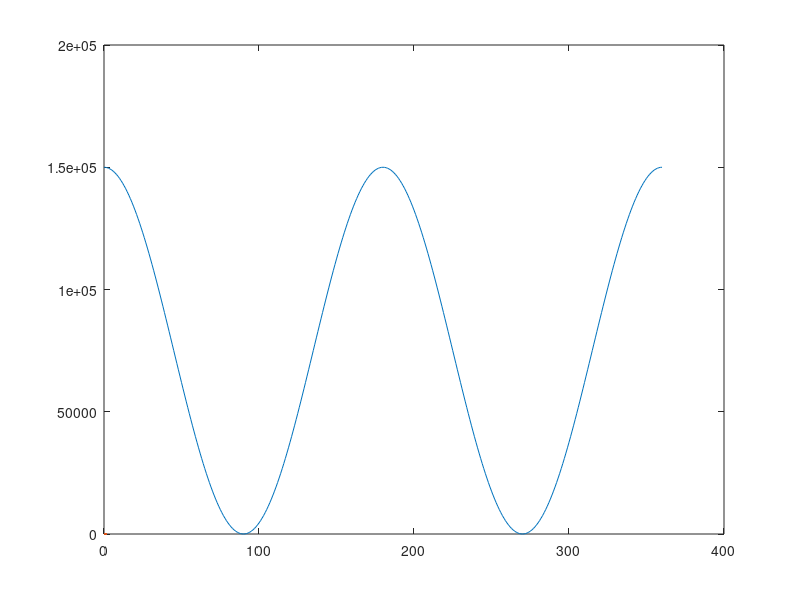

This chart was generated by the following MATLAB code:
clear all; clc()

theta = 0:1:360;

sigman = (22.5)/(.015*.01)*(cos(theta*pi/180)).^2;

taun = [];

plot(theta, sigman, linewidth=2)
%plot(theta, norm(taun), linewidth=2)